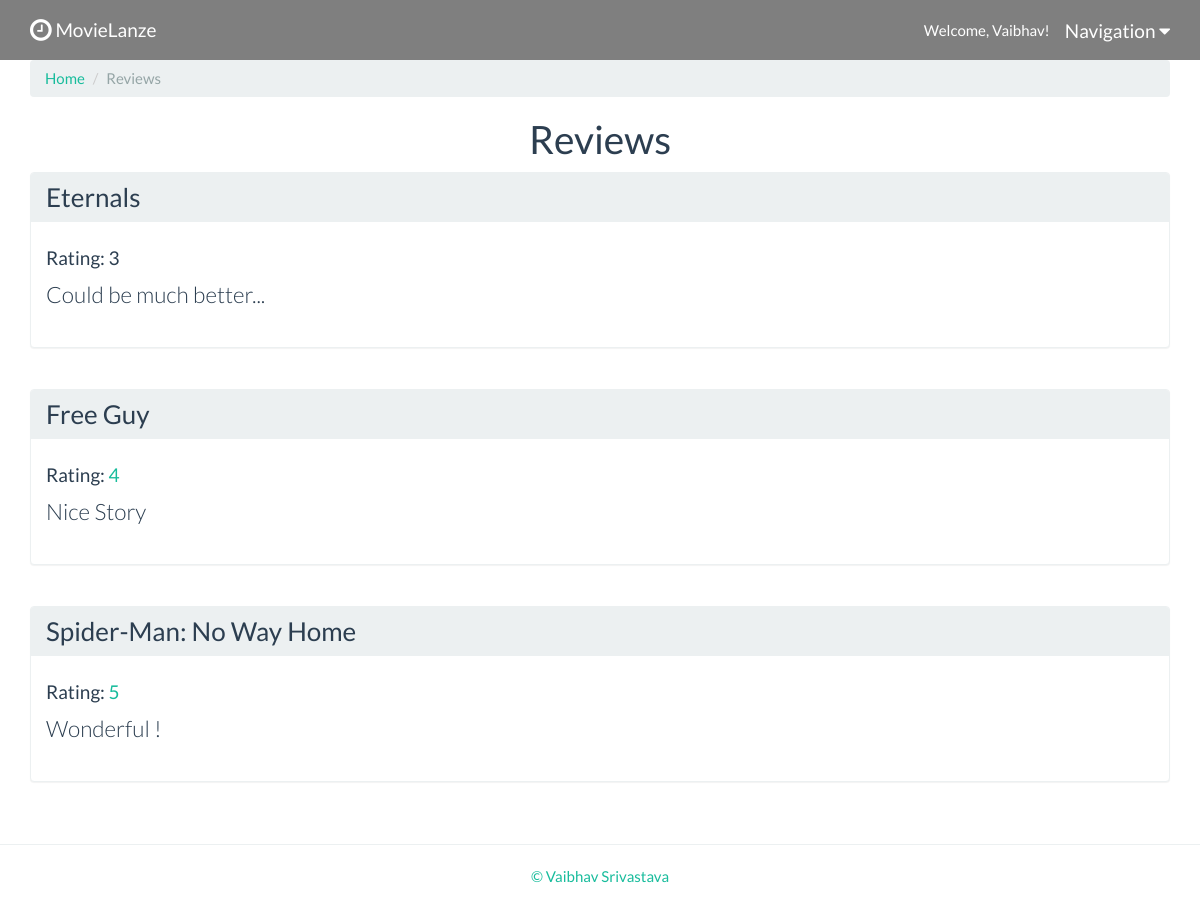
The page /reviews.php (signed in) on the database its author committed.
### tables this page shows
CREATE TABLE `movies` (
  `movie_id` int(11) UNSIGNED NOT NULL,
  `movie_name` varchar(255) NOT NULL DEFAULT '',
  `movie_year` int(4) NOT NULL,
  `movie_rating` varchar(10) NOT NULL DEFAULT '',
  `movie_bio` varchar(255) DEFAULT NULL,
  `movie_img` varchar(200) NOT NULL
);

CREATE TABLE `reviews` (
  `review_id` int(11) UNSIGNED NOT NULL,
  `review_movie_id` int(11) UNSIGNED NOT NULL,
  `review_user_id` int(11) UNSIGNED NOT NULL,
  `review_rating` int(11) NOT NULL,
  `review_content` varchar(255) NOT NULL DEFAULT ''
);

### reviews.php (the view, shortened to what this page needs)
<?php
require_once ('includes/header.php');
require_once ('includes/database.php');
$query_str = "SELECT * FROM movies";
$result = $conn->query($query_str);
?>
	<div class="container wrapper">
		<ul class="breadcrumb">
			<li><a href="index.php">Home</a></li>
			<li class="active">Reviews</li>
		</ul>
		<h1 class="text-center">Reviews</h1>
		<?php
		while ($movie_row = $result->fetch_assoc()):
			$movie_id = $movie_row['movie_id'];
			$review_str = "SELECT * FROM reviews WHERE review_movie_id='$movie_id'";
			$review_result = $conn->query($review_str);
			$review_row = $review_result->fetch_assoc();
			if ($review_row) { ?>
				<div class="row movie-list">
					<div class="col-xs-12">
						<div class="panel panel-default">
							<div class="panel-heading">
								<h3 class="panel-title">
									<a href="moviedetails.php?id=<?= $movie_row['movie_id'] ?>"><?= $movie_row['movie_name'] ?></a>
								</h3>
							</div>
							<div class="panel-body">
								<?php
								$review_result = $conn->query($review_str);
								while ($review_row = $review_result->fetch_assoc()) :
									?>
									<h4>Rating: <span class="<?php
										if ($review_row['review_rating'] >= 4 ){
											echo 'text-success';
										} elseif ( $review_row['review_rating'] < 2 ) {
											echo 'text-danger';
										}
										?>"> <?=$review_row['review_rating'] ?></span></h4>
									<p class="lead"><?= $review_row['review_content'] ?></p>
								<?php endwhile ?>
							</div>
						</div>
					</div>
				</div>
			<?php }  endwhile ?>
	</div>
<?php
include ('includes/footer.php');
?>

### rows shown on the page
movies: movie_name "Eternals"
reviews: review_rating "3", review_content "Could be much better..."
movies: movie_name "Free Guy"
reviews: review_rating "4", review_content "Nice Story"
movies: movie_name "Spider-Man: No Way Home"
reviews: review_rating "5", review_content "Wonderful !"

### other values the page prints
$name "Vaibhav"
